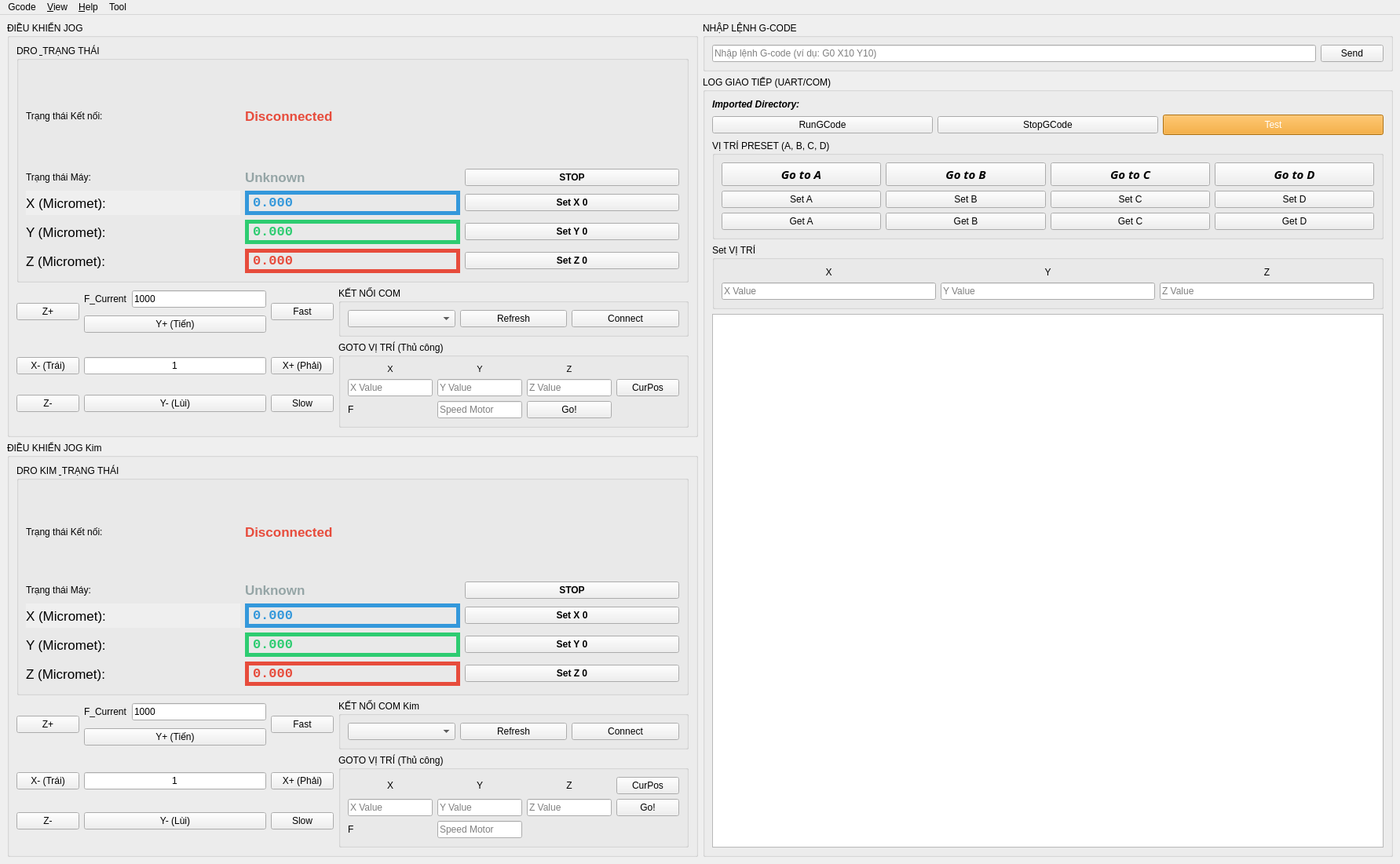
<?xml version="1.0" encoding="UTF-8"?>
<ui version="4.0">
 <class>MainWindow</class>
 <widget class="QMainWindow" name="MainWindow">
  <property name="geometry">
   <rect>
    <x>0</x>
    <y>0</y>
    <width>1783</width>
    <height>1101</height>
   </rect>
  </property>
  <property name="windowTitle">
   <string>STM32 G-Code Controller</string>
  </property>
  <widget class="QWidget" name="centralwidget">
   <layout class="QHBoxLayout" name="horizontalLayout_main">
    <item>
     <layout class="QVBoxLayout" name="verticalLayout_control">
      <item>
       <widget class="QGroupBox" name="groupBox_jog">
        <property name="title">
         <string>ĐIỀU KHIỂN JOG</string>
        </property>
        <layout class="QVBoxLayout" name="verticalLayout_jog_internal">
         <item>
          <widget class="QGroupBox" name="groupBox_dro">
           <property name="title">
            <string>DRO &amp; TRẠNG THÁI</string>
           </property>
           <layout class="QGridLayout" name="gridLayout_dro">
            <item row="4" column="1">
             <widget class="QLabel" name="yPosLabel">
              <property name="font">
               <font>
                <family>Consolas</family>
                <pointsize>13</pointsize>
                <weight>75</weight>
                <bold>true</bold>
               </font>
              </property>
              <property name="styleSheet">
               <string>color: #2ecc71;</string>
              </property>
              <property name="frameShape">
               <enum>QFrame::Box</enum>
              </property>
              <property name="lineWidth">
               <number>5</number>
              </property>
              <property name="text">
               <string>0.000</string>
              </property>
             </widget>
            </item>
            <item row="2" column="1">
             <widget class="QLabel" name="xPosLabel">
              <property name="font">
               <font>
                <family>Consolas</family>
                <pointsize>13</pointsize>
                <weight>75</weight>
                <bold>true</bold>
               </font>
              </property>
              <property name="styleSheet">
               <string>color: #3498db;</string>
              </property>
              <property name="frameShape">
               <enum>QFrame::Box</enum>
              </property>
              <property name="lineWidth">
               <number>5</number>
              </property>
              <property name="text">
               <string>0.000</string>
              </property>
             </widget>
            </item>
            <item row="1" column="1">
             <widget class="QLabel" name="stateLabel">
              <property name="font">
               <font>
                <pointsize>13</pointsize>
                <weight>75</weight>
                <bold>true</bold>
               </font>
              </property>
              <property name="styleSheet">
               <string>color: #95a5a6;</string>
              </property>
              <property name="text">
               <string>Unknown</string>
              </property>
             </widget>
            </item>
            <item row="6" column="1">
             <widget class="QLabel" name="zPosLabel">
              <property name="font">
               <font>
                <family>Consolas</family>
                <pointsize>13</pointsize>
                <weight>75</weight>
                <bold>true</bold>
               </font>
              </property>
              <property name="styleSheet">
               <string>color: #e74c3c;</string>
              </property>
              <property name="frameShape">
               <enum>QFrame::Box</enum>
              </property>
              <property name="lineWidth">
               <number>5</number>
              </property>
              <property name="text">
               <string>0.000</string>
              </property>
             </widget>
            </item>
            <item row="1" column="2">
             <widget class="QPushButton" name="Stopbtn">
              <property name="font">
               <font>
                <weight>75</weight>
                <bold>true</bold>
               </font>
              </property>
              <property name="text">
               <string>STOP</string>
              </property>
             </widget>
            </item>
            <item row="0" column="1">
             <widget class="QLabel" name="statusLabel">
              <property name="font">
               <font>
                <pointsize>13</pointsize>
                <weight>75</weight>
                <bold>true</bold>
               </font>
              </property>
              <property name="styleSheet">
               <string>color: #e74c3c;</string>
              </property>
              <property name="text">
               <string>Disconnected</string>
              </property>
             </widget>
            </item>
            <item row="4" column="0">
             <widget class="QLabel" name="label_y_title">
              <property name="font">
               <font>
                <pointsize>13</pointsize>
               </font>
              </property>
              <property name="text">
               <string>Y (Micromet):</string>
              </property>
             </widget>
            </item>
            <item row="2" column="0">
             <widget class="QLabel" name="label_x_title">
              <property name="sizePolicy">
               <sizepolicy hsizetype="Minimum" vsizetype="Minimum">
                <horstretch>0</horstretch>
                <verstretch>0</verstretch>
               </sizepolicy>
              </property>
              <property name="font">
               <font>
                <pointsize>13</pointsize>
               </font>
              </property>
              <property name="autoFillBackground">
               <bool>true</bool>
              </property>
              <property name="text">
               <string>X (Micromet):</string>
              </property>
             </widget>
            </item>
            <item row="0" column="0">
             <widget class="QLabel" name="label_status_title">
              <property name="text">
               <string>Trạng thái Kết nối:</string>
              </property>
             </widget>
            </item>
            <item row="4" column="2">
             <widget class="QPushButton" name="SetY0Button">
              <property name="font">
               <font>
                <weight>75</weight>
                <bold>true</bold>
               </font>
              </property>
              <property name="text">
               <string>Set Y 0</string>
              </property>
             </widget>
            </item>
            <item row="6" column="0">
             <widget class="QLabel" name="label_z_title">
              <property name="font">
               <font>
                <pointsize>13</pointsize>
               </font>
              </property>
              <property name="text">
               <string>Z (Micromet):</string>
              </property>
             </widget>
            </item>
            <item row="6" column="2">
             <widget class="QPushButton" name="SetZ0Button">
              <property name="font">
               <font>
                <weight>75</weight>
                <bold>true</bold>
               </font>
              </property>
              <property name="text">
               <string>Set Z 0</string>
              </property>
             </widget>
            </item>
            <item row="1" column="0">
             <widget class="QLabel" name="label_state_title">
              <property name="text">
               <string>Trạng thái Máy:</string>
              </property>
             </widget>
            </item>
            <item row="2" column="2">
             <widget class="QPushButton" name="SetX0Button">
              <property name="font">
               <font>
                <weight>75</weight>
                <bold>true</bold>
               </font>
              </property>
              <property name="text">
               <string>Set X 0</string>
              </property>
             </widget>
            </item>
           </layout>
          </widget>
         </item>
         <item>
          <layout class="QGridLayout" name="gridLayout_jog">
           <item row="0" column="3">
            <widget class="QGroupBox" name="groupBox_connection">
             <property name="title">
              <string>KẾT NỐI COM</string>
             </property>
             <layout class="QHBoxLayout" name="horizontalLayout_com">
              <item>
               <widget class="QComboBox" name="portComboBox"/>
              </item>
              <item>
               <widget class="QPushButton" name="refreshButton">
                <property name="text">
                 <string>Refresh</string>
                </property>
               </widget>
              </item>
              <item>
               <widget class="QPushButton" name="connectButton">
                <property name="text">
                 <string>Connect</string>
                </property>
               </widget>
              </item>
             </layout>
            </widget>
           </item>
           <item row="1" column="3">
            <widget class="QGroupBox" name="groupBox_manual_goto">
             <property name="title">
              <string>GOTO VỊ TRÍ (Thủ công)</string>
             </property>
             <layout class="QGridLayout" name="gridLayout_manual_goto">
              <item row="0" column="0">
               <widget class="QLabel" name="label_goto_X">
                <property name="font">
                 <font>
                  <pointsize>8</pointsize>
                 </font>
                </property>
                <property name="text">
                 <string>X</string>
                </property>
                <property name="alignment">
                 <set>Qt::AlignCenter</set>
                </property>
               </widget>
              </item>
              <item row="0" column="1">
               <widget class="QLabel" name="label_goto_Y">
                <property name="font">
                 <font>
                  <pointsize>8</pointsize>
                 </font>
                </property>
                <property name="text">
                 <string>Y</string>
                </property>
                <property name="alignment">
                 <set>Qt::AlignCenter</set>
                </property>
               </widget>
              </item>
              <item row="0" column="2">
               <widget class="QLabel" name="label_goto_Z">
                <property name="font">
                 <font>
                  <pointsize>8</pointsize>
                 </font>
                </property>
                <property name="text">
                 <string>Z</string>
                </property>
                <property name="alignment">
                 <set>Qt::AlignCenter</set>
                </property>
               </widget>
              </item>
              <item row="1" column="1">
               <widget class="QLineEdit" name="txt_input_goto_Y">
                <property name="placeholderText">
                 <string>Y Value</string>
                </property>
               </widget>
              </item>
              <item row="1" column="2">
               <widget class="QLineEdit" name="txt_input_goto_Z">
                <property name="placeholderText">
                 <string>Z Value</string>
                </property>
               </widget>
              </item>
              <item row="1" column="0">
               <widget class="QLineEdit" name="txt_input_goto_X">
                <property name="placeholderText">
                 <string>X Value</string>
                </property>
               </widget>
              </item>
              <item row="2" column="0">
               <widget class="QLabel" name="label">
                <property name="text">
                 <string>F</string>
                </property>
               </widget>
              </item>
              <item row="2" column="1">
               <widget class="QLineEdit" name="txt_input_goto_F">
                <property name="sizePolicy">
                 <sizepolicy hsizetype="Ignored" vsizetype="Fixed">
                  <horstretch>0</horstretch>
                  <verstretch>0</verstretch>
                 </sizepolicy>
                </property>
                <property name="placeholderText">
                 <string>Speed Motor</string>
                </property>
               </widget>
              </item>
              <item row="2" column="2">
               <widget class="QPushButton" name="btn_manual_goto">
                <property name="text">
                 <string>Go!</string>
                </property>
               </widget>
              </item>
              <item row="1" column="3">
               <widget class="QPushButton" name="CurrentPosButton">
                <property name="text">
                 <string>CurPos</string>
                </property>
               </widget>
              </item>
             </layout>
            </widget>
           </item>
           <item row="0" column="2">
            <widget class="QPushButton" name="fastButton">
             <property name="text">
              <string>Fast</string>
             </property>
            </widget>
           </item>
           <item row="0" column="0">
            <widget class="QPushButton" name="jogZPlusButton">
             <property name="text">
              <string>Z+</string>
             </property>
            </widget>
           </item>
           <item row="1" column="0">
            <layout class="QVBoxLayout" name="verticalLayout_2">
             <item>
              <widget class="QPushButton" name="jogXMinusButton">
               <property name="text">
                <string>X- (Trái)</string>
               </property>
              </widget>
             </item>
             <item>
              <widget class="QPushButton" name="jogZMinusButton">
               <property name="text">
                <string>Z-</string>
               </property>
              </widget>
             </item>
            </layout>
           </item>
           <item row="1" column="1">
            <layout class="QVBoxLayout" name="verticalLayout_3">
             <item>
              <widget class="QLineEdit" name="txt_input_intervalDistance">
               <property name="layoutDirection">
                <enum>Qt::LeftToRight</enum>
               </property>
               <property name="inputMethodHints">
                <set>Qt::ImhDigitsOnly|Qt::ImhFormattedNumbersOnly|Qt::ImhPreferNumbers</set>
               </property>
               <property name="text">
                <string>1</string>
               </property>
               <property name="alignment">
                <set>Qt::AlignCenter</set>
               </property>
               <property name="placeholderText">
                <string/>
               </property>
              </widget>
             </item>
             <item>
              <widget class="QPushButton" name="jogYMinusButton">
               <property name="text">
                <string>Y- (Lùi)</string>
               </property>
              </widget>
             </item>
            </layout>
           </item>
           <item row="1" column="2">
            <layout class="QVBoxLayout" name="verticalLayout_4">
             <item>
              <widget class="QPushButton" name="jogXPlusButton">
               <property name="text">
                <string>X+ (Phải)</string>
               </property>
              </widget>
             </item>
             <item>
              <widget class="QPushButton" name="slowButton">
               <property name="text">
                <string>Slow</string>
               </property>
              </widget>
             </item>
            </layout>
           </item>
           <item row="0" column="1">
            <layout class="QVBoxLayout" name="verticalLayout_5">
             <item>
              <layout class="QHBoxLayout" name="horizontalLayout_3">
               <item>
                <widget class="QLabel" name="label_2">
                 <property name="text">
                  <string>F_Current</string>
                 </property>
                </widget>
               </item>
               <item>
                <widget class="QLineEdit" name="txt_input_send_F">
                 <property name="text">
                  <string>1000</string>
                 </property>
                </widget>
               </item>
              </layout>
             </item>
             <item>
              <widget class="QPushButton" name="jogYPlusButton">
               <property name="text">
                <string>Y+ (Tiến)</string>
               </property>
              </widget>
             </item>
            </layout>
           </item>
          </layout>
         </item>
        </layout>
       </widget>
      </item>
      <item>
       <widget class="QGroupBox" name="groupBox_jogKim">
        <property name="title">
         <string>ĐIỀU KHIỂN JOG Kim</string>
        </property>
        <layout class="QVBoxLayout" name="verticalLayout_jogKim_internal">
         <item>
          <widget class="QGroupBox" name="groupBox_droKim">
           <property name="title">
            <string>DRO KIM &amp; TRẠNG THÁI</string>
           </property>
           <layout class="QGridLayout" name="gridLayout_dro_Kim">
            <item row="0" column="0">
             <widget class="QLabel" name="label_status_title">
              <property name="text">
               <string>Trạng thái Kết nối:</string>
              </property>
             </widget>
            </item>
            <item row="2" column="0">
             <widget class="QLabel" name="label_x_title">
              <property name="sizePolicy">
               <sizepolicy hsizetype="Minimum" vsizetype="Minimum">
                <horstretch>0</horstretch>
                <verstretch>0</verstretch>
               </sizepolicy>
              </property>
              <property name="font">
               <font>
                <pointsize>13</pointsize>
               </font>
              </property>
              <property name="autoFillBackground">
               <bool>true</bool>
              </property>
              <property name="text">
               <string>X (Micromet):</string>
              </property>
             </widget>
            </item>
            <item row="4" column="2">
             <widget class="QPushButton" name="SetY0KimButton">
              <property name="font">
               <font>
                <weight>75</weight>
                <bold>true</bold>
               </font>
              </property>
              <property name="text">
               <string>Set Y 0</string>
              </property>
             </widget>
            </item>
            <item row="6" column="0">
             <widget class="QLabel" name="label_z_title">
              <property name="font">
               <font>
                <pointsize>13</pointsize>
               </font>
              </property>
              <property name="text">
               <string>Z (Micromet):</string>
              </property>
             </widget>
            </item>
            <item row="2" column="2">
             <widget class="QPushButton" name="SetX0KimButton">
              <property name="font">
               <font>
                <weight>75</weight>
                <bold>true</bold>
               </font>
              </property>
              <property name="text">
               <string>Set X 0</string>
              </property>
             </widget>
            </item>
            <item row="6" column="2">
             <widget class="QPushButton" name="SetZ0KimButton">
              <property name="font">
               <font>
                <weight>75</weight>
                <bold>true</bold>
               </font>
              </property>
              <property name="text">
               <string>Set Z 0</string>
              </property>
             </widget>
            </item>
            <item row="1" column="0">
             <widget class="QLabel" name="label_state_title">
              <property name="text">
               <string>Trạng thái Máy:</string>
              </property>
             </widget>
            </item>
            <item row="4" column="1">
             <widget class="QLabel" name="yPosKimLabel">
              <property name="font">
               <font>
                <family>Consolas</family>
                <pointsize>13</pointsize>
                <weight>75</weight>
                <bold>true</bold>
               </font>
              </property>
              <property name="styleSheet">
               <string>color: #2ecc71;</string>
              </property>
              <property name="frameShape">
               <enum>QFrame::Box</enum>
              </property>
              <property name="lineWidth">
               <number>5</number>
              </property>
              <property name="text">
               <string>0.000</string>
              </property>
             </widget>
            </item>
            <item row="1" column="1">
             <widget class="QLabel" name="stateKimLabel">
              <property name="font">
               <font>
                <pointsize>13</pointsize>
                <weight>75</weight>
                <bold>true</bold>
               </font>
              </property>
              <property name="styleSheet">
               <string>color: #95a5a6;</string>
              </property>
              <property name="text">
               <string>Unknown</string>
              </property>
             </widget>
            </item>
            <item row="2" column="1">
             <widget class="QLabel" name="xPosKimLabel">
              <property name="font">
               <font>
                <family>Consolas</family>
                <pointsize>13</pointsize>
                <weight>75</weight>
                <bold>true</bold>
               </font>
              </property>
              <property name="styleSheet">
               <string>color: #3498db;</string>
              </property>
              <property name="frameShape">
               <enum>QFrame::Box</enum>
              </property>
              <property name="lineWidth">
               <number>5</number>
              </property>
              <property name="text">
               <string>0.000</string>
              </property>
             </widget>
            </item>
            <item row="6" column="1">
             <widget class="QLabel" name="zPosKimLabel">
              <property name="font">
               <font>
                <family>Consolas</family>
                <pointsize>13</pointsize>
                <weight>75</weight>
                <bold>true</bold>
               </font>
              </property>
              <property name="styleSheet">
               <string>color: #e74c3c;</string>
              </property>
              <property name="frameShape">
               <enum>QFrame::Box</enum>
              </property>
              <property name="lineWidth">
               <number>5</number>
              </property>
              <property name="text">
               <string>0.000</string>
              </property>
             </widget>
            </item>
            <item row="1" column="2">
             <widget class="QPushButton" name="StopKimbtn">
              <property name="font">
               <font>
                <weight>75</weight>
                <bold>true</bold>
               </font>
              </property>
              <property name="text">
               <string>STOP</string>
              </property>
             </widget>
            </item>
            <item row="0" column="1">
             <widget class="QLabel" name="statusKimLabel">
              <property name="font">
               <font>
                <pointsize>13</pointsize>
                <weight>75</weight>
                <bold>true</bold>
               </font>
              </property>
              <property name="styleSheet">
               <string>color: #e74c3c;</string>
              </property>
              <property name="text">
               <string>Disconnected</string>
              </property>
             </widget>
            </item>
            <item row="4" column="0">
             <widget class="QLabel" name="label_y_title">
              <property name="font">
               <font>
                <pointsize>13</pointsize>
               </font>
              </property>
              <property name="text">
               <string>Y (Micromet):</string>
              </property>
             </widget>
            </item>
           </layout>
          </widget>
         </item>
         <item>
          <layout class="QGridLayout" name="gridLayout_jogKim">
           <item row="1" column="3">
            <widget class="QGroupBox" name="groupBox_manualKim_goto">
             <property name="title">
              <string>GOTO VỊ TRÍ (Thủ công)</string>
             </property>
             <layout class="QGridLayout" name="gridLayout_manual_gotoKim">
              <item row="0" column="0">
               <widget class="QLabel" name="label_goto_XKim">
                <property name="text">
                 <string>X</string>
                </property>
                <property name="alignment">
                 <set>Qt::AlignCenter</set>
                </property>
               </widget>
              </item>
              <item row="0" column="1">
               <widget class="QLabel" name="label_goto_YKim">
                <property name="text">
                 <string>Y</string>
                </property>
                <property name="alignment">
                 <set>Qt::AlignCenter</set>
                </property>
               </widget>
              </item>
              <item row="0" column="2">
               <widget class="QLabel" name="label_goto_ZKim">
                <property name="text">
                 <string>Z</string>
                </property>
                <property name="alignment">
                 <set>Qt::AlignCenter</set>
                </property>
               </widget>
              </item>
              <item row="1" column="1">
               <widget class="QLineEdit" name="txt_input_goto_YKim">
                <property name="placeholderText">
                 <string>Y Value</string>
                </property>
               </widget>
              </item>
              <item row="0" column="3">
               <widget class="QPushButton" name="CurrentPosKimButton">
                <property name="text">
                 <string>CurPos</string>
                </property>
               </widget>
              </item>
              <item row="1" column="2">
               <widget class="QLineEdit" name="txt_input_goto_ZKim">
                <property name="placeholderText">
                 <string>Z Value</string>
                </property>
               </widget>
              </item>
              <item row="1" column="3">
               <widget class="QPushButton" name="btn_manual_gotoKim">
                <property name="text">
                 <string>Go!</string>
                </property>
               </widget>
              </item>
              <item row="1" column="0">
               <widget class="QLineEdit" name="txt_input_goto_XKim">
                <property name="placeholderText">
                 <string>X Value</string>
                </property>
               </widget>
              </item>
              <item row="2" column="0">
               <widget class="QLabel" name="labelKim">
                <property name="text">
                 <string>F</string>
                </property>
               </widget>
              </item>
              <item row="2" column="1">
               <widget class="QLineEdit" name="txt_input_goto_FKim">
                <property name="sizePolicy">
                 <sizepolicy hsizetype="Ignored" vsizetype="Fixed">
                  <horstretch>0</horstretch>
                  <verstretch>0</verstretch>
                 </sizepolicy>
                </property>
                <property name="placeholderText">
                 <string>Speed Motor</string>
                </property>
               </widget>
              </item>
             </layout>
            </widget>
           </item>
           <item row="0" column="0">
            <widget class="QPushButton" name="jogZKimPlusButton">
             <property name="text">
              <string>Z+</string>
             </property>
            </widget>
           </item>
           <item row="0" column="2">
            <widget class="QPushButton" name="fastKimButton">
             <property name="text">
              <string>Fast</string>
             </property>
            </widget>
           </item>
           <item row="0" column="3">
            <widget class="QGroupBox" name="groupBox_connectionKim">
             <property name="title">
              <string>KẾT NỐI COM Kim</string>
             </property>
             <layout class="QHBoxLayout" name="horizontalLayout_comKim">
              <item>
               <widget class="QComboBox" name="portComboBoxKim"/>
              </item>
              <item>
               <widget class="QPushButton" name="refreshButtonKim">
                <property name="text">
                 <string>Refresh</string>
                </property>
               </widget>
              </item>
              <item>
               <widget class="QPushButton" name="connectButtonKim">
                <property name="text">
                 <string>Connect</string>
                </property>
               </widget>
              </item>
             </layout>
            </widget>
           </item>
           <item row="1" column="0">
            <layout class="QVBoxLayout" name="verticalLayout_6">
             <item>
              <widget class="QPushButton" name="jogXMinusKimButton">
               <property name="text">
                <string>X- (Trái)</string>
               </property>
              </widget>
             </item>
             <item>
              <widget class="QPushButton" name="jogZMinusKimButton">
               <property name="text">
                <string>Z-</string>
               </property>
              </widget>
             </item>
            </layout>
           </item>
           <item row="1" column="2">
            <layout class="QVBoxLayout" name="verticalLayout_7">
             <item>
              <widget class="QPushButton" name="jogXPlusKimButton">
               <property name="text">
                <string>X+ (Phải)</string>
               </property>
              </widget>
             </item>
             <item>
              <widget class="QPushButton" name="slowKimButton">
               <property name="text">
                <string>Slow</string>
               </property>
              </widget>
             </item>
            </layout>
           </item>
           <item row="0" column="1">
            <layout class="QVBoxLayout" name="verticalLayout_8">
             <item>
              <layout class="QHBoxLayout" name="horizontalLayout_3Kim">
               <item>
                <widget class="QLabel" name="label_2Kim">
                 <property name="text">
                  <string>F_Current</string>
                 </property>
                </widget>
               </item>
               <item>
                <widget class="QLineEdit" name="txt_input_send_FKim">
                 <property name="text">
                  <string>1000</string>
                 </property>
                </widget>
               </item>
              </layout>
             </item>
             <item>
              <widget class="QPushButton" name="jogYPlusKimButton">
               <property name="text">
                <string>Y+ (Tiến)</string>
               </property>
              </widget>
             </item>
            </layout>
           </item>
           <item row="1" column="1">
            <layout class="QVBoxLayout" name="verticalLayout_9">
             <item>
              <widget class="QLineEdit" name="txt_input_intervalDistanceKim">
               <property name="layoutDirection">
                <enum>Qt::LeftToRight</enum>
               </property>
               <property name="inputMethodHints">
                <set>Qt::ImhDigitsOnly|Qt::ImhFormattedNumbersOnly|Qt::ImhPreferNumbers</set>
               </property>
               <property name="text">
                <string>1</string>
               </property>
               <property name="alignment">
                <set>Qt::AlignCenter</set>
               </property>
               <property name="placeholderText">
                <string/>
               </property>
              </widget>
             </item>
             <item>
              <widget class="QPushButton" name="jogYMinusKimButton">
               <property name="text">
                <string>Y- (Lùi)</string>
               </property>
              </widget>
             </item>
            </layout>
           </item>
          </layout>
         </item>
        </layout>
       </widget>
      </item>
     </layout>
    </item>
    <item>
     <layout class="QVBoxLayout" name="verticalLayout_log">
      <item>
       <widget class="QGroupBox" name="groupBox_gcode">
        <property name="title">
         <string>NHẬP LỆNH G-CODE</string>
        </property>
        <layout class="QHBoxLayout" name="horizontalLayout_gcode">
         <item>
          <widget class="QLineEdit" name="gcodeInput">
           <property name="placeholderText">
            <string>Nhập lệnh G-code (ví dụ: G0 X10 Y10)</string>
           </property>
          </widget>
         </item>
         <item>
          <widget class="QPushButton" name="sendButton">
           <property name="text">
            <string>Send</string>
           </property>
          </widget>
         </item>
        </layout>
       </widget>
      </item>
      <item>
       <widget class="QGroupBox" name="groupBox_log">
        <property name="title">
         <string>LOG GIAO TIẾP (UART/COM)</string>
        </property>
        <layout class="QVBoxLayout" name="verticalLayout_log_text">
         <item>
          <widget class="QLabel" name="ImportedDirectory">
           <property name="sizePolicy">
            <sizepolicy hsizetype="Expanding" vsizetype="Preferred">
             <horstretch>0</horstretch>
             <verstretch>0</verstretch>
            </sizepolicy>
           </property>
           <property name="font">
            <font>
             <weight>75</weight>
             <italic>true</italic>
             <bold>true</bold>
            </font>
           </property>
           <property name="text">
            <string>Imported Directory:</string>
           </property>
          </widget>
         </item>
         <item>
          <layout class="QHBoxLayout" name="horizontalLayout">
           <item>
            <widget class="QPushButton" name="RunGCodeButton">
             <property name="text">
              <string>RunGCode</string>
             </property>
            </widget>
           </item>
           <item>
            <widget class="QPushButton" name="StopGCodeButton">
             <property name="text">
              <string>StopGCode</string>
             </property>
            </widget>
           </item>
           <item>
            <widget class="QPushButton" name="runMacroButton">
             <property name="styleSheet">
              <string>background-color: #f39c12; color: white; padding: 5px;</string>
             </property>
             <property name="text">
              <string>Test</string>
             </property>
            </widget>
           </item>
          </layout>
         </item>
         <item>
          <widget class="QGroupBox" name="groupBox_preset">
           <property name="title">
            <string>VỊ TRÍ PRESET (A, B, C, D)</string>
           </property>
           <layout class="QGridLayout" name="gridLayout_preset">
            <item row="1" column="2">
             <widget class="QPushButton" name="setCButton">
              <property name="text">
               <string>Set C</string>
              </property>
             </widget>
            </item>
            <item row="0" column="3">
             <widget class="QPushButton" name="gotoDButton">
              <property name="font">
               <font>
                <family>Segoe UI Black</family>
                <pointsize>11</pointsize>
                <weight>75</weight>
                <italic>true</italic>
                <bold>true</bold>
               </font>
              </property>
              <property name="text">
               <string>Go to D</string>
              </property>
             </widget>
            </item>
            <item row="1" column="0">
             <widget class="QPushButton" name="setAButton">
              <property name="text">
               <string>Set A</string>
              </property>
             </widget>
            </item>
            <item row="1" column="3">
             <widget class="QPushButton" name="setDButton">
              <property name="text">
               <string>Set D</string>
              </property>
             </widget>
            </item>
            <item row="0" column="2">
             <widget class="QPushButton" name="gotoCButton">
              <property name="font">
               <font>
                <family>Segoe UI Black</family>
                <pointsize>11</pointsize>
                <weight>75</weight>
                <italic>true</italic>
                <bold>true</bold>
               </font>
              </property>
              <property name="text">
               <string>Go to C</string>
              </property>
             </widget>
            </item>
            <item row="2" column="0">
             <widget class="QPushButton" name="getAButton">
              <property name="text">
               <string>Get A</string>
              </property>
             </widget>
            </item>
            <item row="2" column="3">
             <widget class="QPushButton" name="getDButton">
              <property name="text">
               <string>Get D</string>
              </property>
             </widget>
            </item>
            <item row="2" column="2">
             <widget class="QPushButton" name="getCButton">
              <property name="text">
               <string>Get C</string>
              </property>
             </widget>
            </item>
            <item row="2" column="1">
             <widget class="QPushButton" name="getBButton">
              <property name="text">
               <string>Get B</string>
              </property>
             </widget>
            </item>
            <item row="0" column="1">
             <widget class="QPushButton" name="gotoBButton">
              <property name="font">
               <font>
                <family>Segoe UI Black</family>
                <pointsize>11</pointsize>
                <weight>75</weight>
                <italic>true</italic>
                <bold>true</bold>
               </font>
              </property>
              <property name="text">
               <string>Go to B</string>
              </property>
             </widget>
            </item>
            <item row="1" column="1">
             <widget class="QPushButton" name="setBButton">
              <property name="text">
               <string>Set B</string>
              </property>
             </widget>
            </item>
            <item row="0" column="0">
             <widget class="QPushButton" name="gotoAButton">
              <property name="font">
               <font>
                <family>Segoe UI Black</family>
                <pointsize>11</pointsize>
                <weight>75</weight>
                <italic>true</italic>
                <bold>true</bold>
               </font>
              </property>
              <property name="text">
               <string>Go to A</string>
              </property>
             </widget>
            </item>
           </layout>
          </widget>
         </item>
         <item>
          <widget class="QGroupBox" name="groupBox_manual_set">
           <property name="title">
            <string>Set VỊ TRÍ </string>
           </property>
           <layout class="QGridLayout" name="gridLayout_manual_set">
            <item row="1" column="2">
             <widget class="QLineEdit" name="txt_input_set_Z">
              <property name="placeholderText">
               <string>Z Value</string>
              </property>
             </widget>
            </item>
            <item row="1" column="1">
             <widget class="QLineEdit" name="txt_input_set_Y">
              <property name="placeholderText">
               <string>Y Value</string>
              </property>
             </widget>
            </item>
            <item row="0" column="1">
             <widget class="QLabel" name="label_set_Y">
              <property name="text">
               <string>Y</string>
              </property>
              <property name="alignment">
               <set>Qt::AlignCenter</set>
              </property>
             </widget>
            </item>
            <item row="0" column="0">
             <widget class="QLabel" name="label_set_X">
              <property name="text">
               <string>X</string>
              </property>
              <property name="alignment">
               <set>Qt::AlignCenter</set>
              </property>
             </widget>
            </item>
            <item row="1" column="0">
             <widget class="QLineEdit" name="txt_input_set_X">
              <property name="placeholderText">
               <string>X Value</string>
              </property>
             </widget>
            </item>
            <item row="0" column="2">
             <widget class="QLabel" name="label_set_Z">
              <property name="text">
               <string>Z</string>
              </property>
              <property name="alignment">
               <set>Qt::AlignCenter</set>
              </property>
             </widget>
            </item>
           </layout>
          </widget>
         </item>
         <item>
          <widget class="QTextEdit" name="logTextEdit">
           <property name="font">
            <font>
             <pointsize>7</pointsize>
            </font>
           </property>
           <property name="readOnly">
            <bool>true</bool>
           </property>
          </widget>
         </item>
        </layout>
       </widget>
      </item>
     </layout>
    </item>
   </layout>
  </widget>
  <widget class="QMenuBar" name="menubar">
   <property name="geometry">
    <rect>
     <x>0</x>
     <y>0</y>
     <width>1783</width>
     <height>26</height>
    </rect>
   </property>
   <widget class="QMenu" name="menuGCode">
    <property name="title">
     <string>Gcode</string>
    </property>
    <addaction name="actionImport"/>
    <addaction name="actionRun_GCode"/>
    <addaction name="actionPause_GCode"/>
    <addaction name="actionStop_GCode"/>
    <addaction name="separator"/>
    <addaction name="actionExit"/>
   </widget>
   <widget class="QMenu" name="menuView">
    <property name="title">
     <string>&amp;View</string>
    </property>
    <addaction name="actionClearGraph"/>
    <addaction name="actionEnableDisable_Trace"/>
   </widget>
   <widget class="QMenu" name="menuHelp">
    <property name="title">
     <string>&amp;Help</string>
    </property>
    <addaction name="actionAbout"/>
   </widget>
   <widget class="QMenu" name="menuTool">
    <property name="title">
     <string>Tool</string>
    </property>
    <addaction name="actionProccessGCode"/>
    <addaction name="actionSet_Preset_Position"/>
   </widget>
   <addaction name="menuGCode"/>
   <addaction name="menuView"/>
   <addaction name="menuHelp"/>
   <addaction name="menuTool"/>
  </widget>
  <action name="actionImport">
   <property name="text">
    <string>Import GCode</string>
   </property>
   <property name="toolTip">
    <string>Import G-code file</string>
   </property>
  </action>
  <action name="actionProccessGCode">
   <property name="text">
    <string>Proccess GCode Tool</string>
   </property>
   <property name="toolTip">
    <string>Save processed G-code</string>
   </property>
  </action>
  <action name="actionExit">
   <property name="text">
    <string>Exit</string>
   </property>
   <property name="toolTip">
    <string>Close the program</string>
   </property>
  </action>
  <action name="actionClearGraph">
   <property name="text">
    <string>Clear Graph</string>
   </property>
  </action>
  <action name="actionConnect">
   <property name="text">
    <string>Connect</string>
   </property>
  </action>
  <action name="actionRunGCode">
   <property name="text">
    <string>Run G-code</string>
   </property>
  </action>
  <action name="actionAbout">
   <property name="text">
    <string>About</string>
   </property>
  </action>
  <action name="actionEnableDisable_Trace">
   <property name="text">
    <string>Disable Trace</string>
   </property>
  </action>
  <action name="actionSet_Preset_Position">
   <property name="text">
    <string>Set Preset Position</string>
   </property>
  </action>
  <action name="actionRun_GCode">
   <property name="text">
    <string>Run GCode</string>
   </property>
  </action>
  <action name="actionPause_GCode">
   <property name="text">
    <string>Pause GCode</string>
   </property>
  </action>
  <action name="actionStop_GCode">
   <property name="text">
    <string>Stop GCode</string>
   </property>
  </action>
 </widget>
 <resources/>
 <connections/>
</ui>
